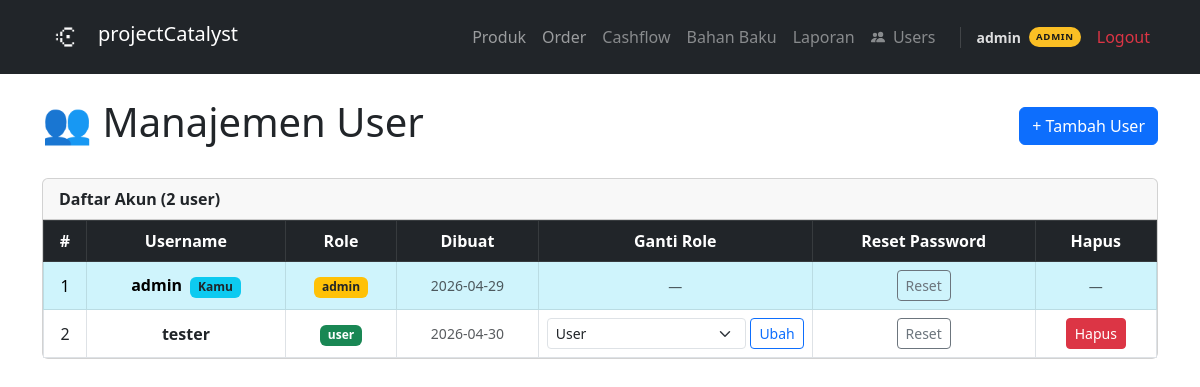
Page /admin/users (signed in) on the committed database.
### tables this page shows
CREATE TABLE users (id INTEGER PRIMARY KEY AUTOINCREMENT, username TEXT UNIQUE NOT NULL, password_hash TEXT NOT NULL, created_at TIMESTAMP DEFAULT CURRENT_TIMESTAMP, role TEXT NOT NULL DEFAULT 'user');

### app.py (the view)
@app.route('/admin/users')
@admin_required
def admin_users():
    users = get_all_users()
    return render_template('admin/users.html', users=users)

### app.py (called while the page is built)
@login_manager.user_loader
def load_user(user_id):
    row = get_user_by_id(user_id)
    if row:
        return User(row['id'], row['username'], row['password_hash'], row['role'])
    return None

def admin_required(f):
    @wraps(f)
    @login_required
    def decorated(*args, **kwargs):
        if not current_user.is_admin:
            abort(403)
        return f(*args, **kwargs)
    return decorated

    @property
    def is_admin(self):
        return self.role == 'admin'

### database/db.py (called while the page is built)
def get_connection():
    conn = sqlite3.connect(DB_PATH)
    conn.row_factory = sqlite3.Row
    conn.execute("PRAGMA foreign_keys = ON")
    return conn

def get_all_users():
    conn = get_connection()
    users = conn.execute(
        "SELECT id, username, role, created_at FROM users ORDER BY created_at ASC"
    ).fetchall()
    conn.close()
    return users

def get_user_by_id(user_id):
    conn = get_connection()
    user = conn.execute('SELECT * FROM users WHERE id = ?', (user_id,)).fetchone()
    conn.close()
    return user

### templates/admin/users.html (shortened to what this page needs)
{% extends 'base.html' %}
{% block content %}
<div class="d-flex justify-content-between align-items-center mb-4">
    <h1>👥 Manajemen User</h1>
    <button class="btn btn-primary" data-bs-toggle="collapse" data-bs-target="#addUserForm">
        + Tambah User
    </button>
</div>
{% if users %}
<div class="card">
    <div class="card-header fw-semibold">Daftar Akun ({{ users | length }} user)</div>
    <div class="card-body p-0">
        <div class="table-responsive">
            <table class="table table-bordered mb-0">
                <thead class="table-dark">
                    <tr>
                        <th>#</th>
                        <th>Username</th>
                        <th>Role</th>
                        <th>Dibuat</th>
                        <th>Ganti Role</th>
                        <th>Reset Password</th>
                        <th>Hapus</th>
                    </tr>
                </thead>
                <tbody>
                    {% for u in users %}
                    <tr {% if u['id'] == current_user.id %}class="table-info"{% endif %}>
                        <td>{{ u['id'] }}</td>
                        <td>
                            <strong>{{ u['username'] }}</strong>
                            {% if u['id'] == current_user.id %}
                            <span class="badge bg-info text-dark ms-1 small">Kamu</span>
                            {% endif %}
                        </td>
                        <td>
                            <span class="badge {% if u['role'] == 'admin' %}bg-warning text-dark{% else %}bg-success{% endif %}">
                                {{ u['role'] }}
                            </span>
                        </td>
                        <td class="small text-muted">{{ u['created_at'][:10] if u['created_at'] else '-' }}</td>
                        <td>
                            {% if u['id'] != current_user.id %}
                            <form action="/admin/users/role/{{ u['id'] }}" method="POST" class="d-flex gap-1">
                                <select name="role" class="form-select form-select-sm" style="min-width:100px">
                                    <option value="user" {{ 'selected' if u['role'] == 'user' }}>User</option>
                                </select>
                                <button type="submit" class="btn btn-sm btn-outline-primary">Ubah</button>
                            </form>
                            {% else %}
                            <span class="text-muted small">—</span>
                            {% endif %}
                        </td>
                        <td>
                            <button class="btn btn-sm btn-outline-secondary"
                                    data-bs-toggle="collapse"
                                    data-bs-target="#resetPw-{{ u['id'] }}">
                                Reset
                            </button>
                        </td>
                        <td>
                            {% if u['id'] != current_user.id %}
                            <form action="/admin/users/delete/{{ u['id'] }}" method="POST"
                                  onsubmit="return confirm('Hapus user {{ u['username'] }}? Ini tidak bisa dibatalkan.')">
                                <button type="submit" class="btn btn-sm btn-danger">Hapus</button>
                            </form>
                            {% else %}
                            <span class="text-muted small">—</span>
                            {% endif %}
                        </td>
                    </tr>
                    {% endfor %}
                </tbody>
            </table>
        </div>
    </div>
</div>
{% else %}
<p class="text-muted">Belum ada user.</p>
{% endif %}
{% endblock %}

### templates/base.html (shortened to what this page needs)
<!DOCTYPE html>
<html lang="id">
<head>
    <link href="https://cdnjs.cloudflare.com/ajax/libs/bootstrap/5.3.0/css/bootstrap.min.css" rel="stylesheet">
</head>
<body>
<nav class="navbar navbar-expand-lg navbar-dark bg-dark">
    <div class="container">
        <a class="navbar-brand d-flex align-items-center gap-2" href="/">
            <img src="/static/logo.png" height="48" width="48" style="vertical-align: middle">
            <span style="margin-bottom: 6px">projectCatalyst</span>
        </a>
        <div class="collapse navbar-collapse" id="navmenu">
            <ul class="navbar-nav ms-auto align-items-lg-center">
                <li class="nav-item"><a class="nav-link" href="/products">Produk</a></li>
                <li class="nav-item"><a class="nav-link" href="/orders">Order</a></li>
                {% if current_user.is_authenticated and current_user.is_admin %}
                <li class="nav-item admin-only"><a class="nav-link" href="/cashflow">Cashflow</a></li>
                <li class="nav-item admin-only"><a class="nav-link" href="/ingredients">Bahan Baku</a></li>
                <li class="nav-item admin-only"><a class="nav-link" href="/reports">Laporan</a></li>
                <li class="nav-item admin-only">
                    <a class="nav-link" href="/admin/users">
                        Users
                    </a>
                </li>
                {% endif %}
                {% if current_user.is_authenticated %}
                <li class="nav-item ms-lg-3 d-flex align-items-center gap-2" style="border-left: 1px solid rgba(255,255,255,0.15); padding-left: 1rem;">
                    <span class="text-white small fw-semibold" style="opacity:.85">{{ current_user.username }}</span>
                    <span class="role-badge {{ current_user.role }}">{{ current_user.role }}</span>
                </li>
                {% endif %}
                <li class="nav-item ms-lg-2">
                    <a class="nav-link text-danger" href="{{ url_for('logout') }}">Logout</a>
                </li>
            </ul>
        </div>
    </div>
</nav>
<div class="container mt-4">
    {% block content %}{% endblock %}
</div>
</body>
</html>

### templates/base.html (style rules this page uses)
.btn { transition: all 0.2s ease; }
.card { transition: all 0.2s ease; cursor: pointer; }
.nav-link { transition: all 0.2s ease; position: relative; }
.nav-link::after { content: ''; position: absolute; bottom: 0; left: 0; width: 0; height: 2px; background: #fff; transition: width 0.3s ease; }
.table tbody tr:nth-child(even) { background-color: #eef2ff; }
.table td { text-align: center; vertical-align: middle; }
.table th { text-align: center; vertical-align: middle; }
.role-badge { font-size: 0.6rem; font-weight: 800; letter-spacing: 0.07em; padding: 2px 7px; border-radius: 999px; text-transform: uppercase; line-height: 1.6; display: inline-block; }
.role-badge.admin { background: #fbbf24; color: #1a1a1a; }
.nav-item.admin-only { opacity: 0.85; }

### rows in the picture
users: username "admin", role "ADMIN", id "1", shows "Kamu", role "admin", created_at "2026-04-29"
users: id "2", username "tester", role "user", created_at "2026-04-30"

### other values in the picture
{{ users | length }} "2"
